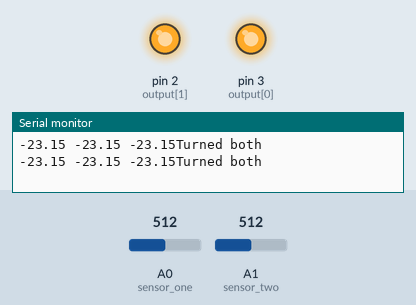
Recording of a sketch running on a simulated Arduino Uno, built with avr-gcc and run on an emulated ATmega328P. On the bench: output pins drawn as LEDs (lit = HIGH), the last lines printed to the serial monitor. Inputs (shaded band) come from the test bench; at power-on: A0 (sensor_one) = 512, A1 (sensor_two) = 512.

Above: at 10.8 s.
10.9 s: A0 (sensor_one) set to 721
18.4 s: A0 (sensor_one) set to 746
26.5 s: A1 (sensor_two) set to 608
34.0 s: A1 (sensor_two) set to 632
At 35.9 s:
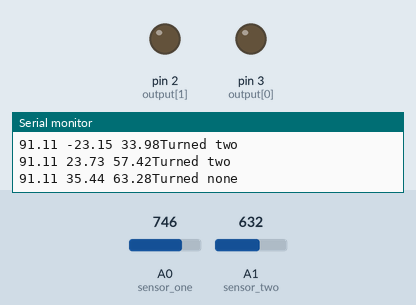
41.5 s: A1 (sensor_two) set to 511
At 46.1 s:
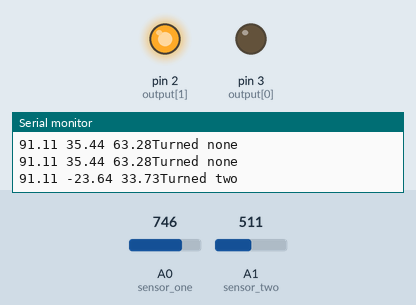
49.0 s: A1 (sensor_two) set to 484
At 51.1 s:
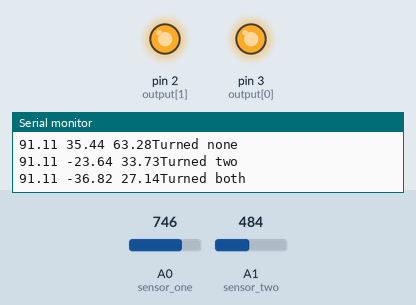
Timing chart, 0 to 52.6 s (numbered marks = the images above; inputs shaded):
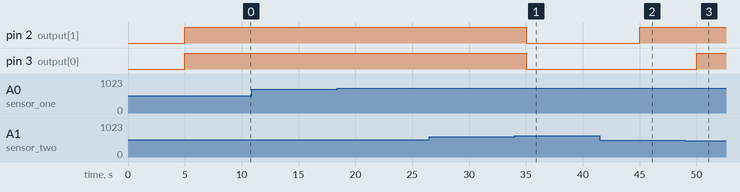

Measured:
- the behaviour switches between 620 and 621 on A1 (sensor_two) (found by bisection; images 0 and 1)
- the behaviour switches between 496 and 495 on A1 (sensor_two) (found by bisection; images 2 and 3)
- after the input at 34.0 s, pin 2 (output[1]), pin 3 (output[0]): HIGH → LOW after 1.0 s
- after the input at 41.5 s, pin 2 (output[1]): LOW → HIGH after 3.5 s
- after the input at 49.0 s, pin 3 (output[0]): LOW → HIGH after 1.0 s

The sketch:

TemperatureRegulation.ino
```cpp
//initializes/defines the output pin of the LM335 temperature sensor
int sensor_one = 14;
int sensor_two = 15;
int desired_temperature = 30;
int output[2] = {3,2};
//this sets the ground pin to LOW and the input voltage pin to high
void setup()
{
Serial.begin(9600);
pinMode(2,OUTPUT);
pinMode(3,OUTPUT);
}

float getTemperature(int reading)
{
  float milivolts = (reading/1024.0)*5000;
  return milivolts/10 - 273.15;
}

void turn_all_on()
{
  int i =0;
  for(i = 0; i < 2; i++)
  {
    digitalWrite(output[i],HIGH);
  }
}
void turn_all_off()
{
  int i =0;
  for(i = 0; i < 2; i++)
  {
    digitalWrite(output[i],LOW);
  }
}

void turn_one_on(int one)
{
  digitalWrite(one,HIGH);
}
void turn_one_off(int one)
{
  digitalWrite(one,LOW);
}


//main loop
void loop()
{
  delay(5000);
int reading_one = analogRead(sensor_one);
int reading_two = analogRead(sensor_two);

float temperature_one = getTemperature(reading_one);
float temperature_two = getTemperature(reading_two);
Serial.print(temperature_one);
Serial.print(" ");
Serial.print(temperature_two);

float average_temperature = (temperature_one + temperature_two) / 2;

Serial.print(" ");
Serial.print(average_temperature);

if(average_temperature < desired_temperature)
{
  turn_all_on();
  Serial.println("Turned both");
  return;

} else if(temperature_one < desired_temperature)
{
  turn_one_on(3);
  Serial.println("Turned one");
  return;
}else if(temperature_two < desired_temperature)
{
  turn_one_on(2);
  Serial.println("Turned two");
  return;
}
else {
turn_all_off();
Serial.println("Turned none");
}
}
```
